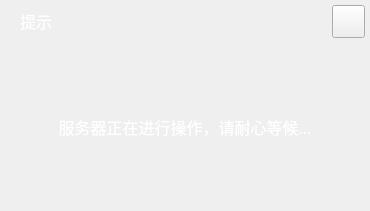
<?xml version="1.0" encoding="UTF-8"?>
<ui version="4.0">
 <class>TipsDlg</class>
 <widget class="QWidget" name="TipsDlg">
  <property name="geometry">
   <rect>
    <x>0</x>
    <y>0</y>
    <width>370</width>
    <height>211</height>
   </rect>
  </property>
  <property name="minimumSize">
   <size>
    <width>370</width>
    <height>211</height>
   </size>
  </property>
  <property name="windowTitle">
   <string>TipsDlg</string>
  </property>
  <property name="styleSheet">
   <string notr="true">QWidget#TipsDlg {
        border-image: url(:/shareImages/dlg_background.png);
}</string>
  </property>
  <layout class="QVBoxLayout" name="verticalLayout">
   <property name="spacing">
    <number>0</number>
   </property>
   <property name="leftMargin">
    <number>0</number>
   </property>
   <property name="topMargin">
    <number>0</number>
   </property>
   <property name="rightMargin">
    <number>0</number>
   </property>
   <property name="bottomMargin">
    <number>0</number>
   </property>
   <item>
    <widget class="QWidget" name="titleWidget" native="true">
     <property name="minimumSize">
      <size>
       <width>0</width>
       <height>42</height>
      </size>
     </property>
     <property name="maximumSize">
      <size>
       <width>16777215</width>
       <height>42</height>
      </size>
     </property>
     <property name="styleSheet">
      <string notr="true">QWidget#titleWidget {
        border-image: url(:/shareImages/title_bar.png);
}</string>
     </property>
     <layout class="QHBoxLayout" name="horizontalLayout_2">
      <property name="spacing">
       <number>5</number>
      </property>
      <property name="leftMargin">
       <number>20</number>
      </property>
      <property name="topMargin">
       <number>5</number>
      </property>
      <property name="rightMargin">
       <number>5</number>
      </property>
      <property name="bottomMargin">
       <number>5</number>
      </property>
      <item>
       <widget class="QLabel" name="titleLabel">
        <property name="minimumSize">
         <size>
          <width>0</width>
          <height>30</height>
         </size>
        </property>
        <property name="maximumSize">
         <size>
          <width>16777215</width>
          <height>16777215</height>
         </size>
        </property>
        <property name="font">
         <font>
          <family>微软雅黑</family>
          <pointsize>-1</pointsize>
         </font>
        </property>
        <property name="styleSheet">
         <string notr="true">QLabel#titleLabel {
        font-family: &quot;微软雅黑&quot;;
        font-size:16px;
        color: rgb(255, 255, 255);
        border-width: 0px;
}</string>
        </property>
        <property name="frameShape">
         <enum>QFrame::NoFrame</enum>
        </property>
        <property name="frameShadow">
         <enum>QFrame::Plain</enum>
        </property>
        <property name="lineWidth">
         <number>1</number>
        </property>
        <property name="text">
         <string>提示</string>
        </property>
       </widget>
      </item>
      <item>
       <widget class="QPushButton" name="deleteBtn">
        <property name="minimumSize">
         <size>
          <width>33</width>
          <height>33</height>
         </size>
        </property>
        <property name="maximumSize">
         <size>
          <width>33</width>
          <height>33</height>
         </size>
        </property>
        <property name="font">
         <font>
          <family>微软雅黑</family>
          <pointsize>14</pointsize>
         </font>
        </property>
        <property name="focusPolicy">
         <enum>Qt::NoFocus</enum>
        </property>
        <property name="styleSheet">
         <string notr="true">QPushButton#deleteBtn {
        border-image: url(:/shareImages/close.png);
}

QPushButton#deleteBtn:pressed {
        border-image: url(:/shareImages/close_press.png);
}</string>
        </property>
        <property name="text">
         <string/>
        </property>
       </widget>
      </item>
     </layout>
    </widget>
   </item>
   <item alignment="Qt::AlignHCenter">
    <widget class="QLabel" name="contextLabel">
     <property name="sizePolicy">
      <sizepolicy hsizetype="Preferred" vsizetype="Preferred">
       <horstretch>0</horstretch>
       <verstretch>0</verstretch>
      </sizepolicy>
     </property>
     <property name="minimumSize">
      <size>
       <width>320</width>
       <height>0</height>
      </size>
     </property>
     <property name="maximumSize">
      <size>
       <width>320</width>
       <height>16777215</height>
      </size>
     </property>
     <property name="font">
      <font>
       <family>微软雅黑</family>
       <pointsize>-1</pointsize>
      </font>
     </property>
     <property name="layoutDirection">
      <enum>Qt::LeftToRight</enum>
     </property>
     <property name="autoFillBackground">
      <bool>false</bool>
     </property>
     <property name="styleSheet">
      <string notr="true">font-family: &quot;微软雅黑&quot;;
color: rgb(255, 255, 255);
font-size:16px;</string>
     </property>
     <property name="text">
      <string>服务器正在进行操作，请耐心等候...</string>
     </property>
     <property name="alignment">
      <set>Qt::AlignCenter</set>
     </property>
     <property name="wordWrap">
      <bool>true</bool>
     </property>
     <property name="indent">
      <number>0</number>
     </property>
    </widget>
   </item>
  </layout>
 </widget>
 <layoutdefault spacing="6" margin="11"/>
 <resources/>
 <connections/>
</ui>
